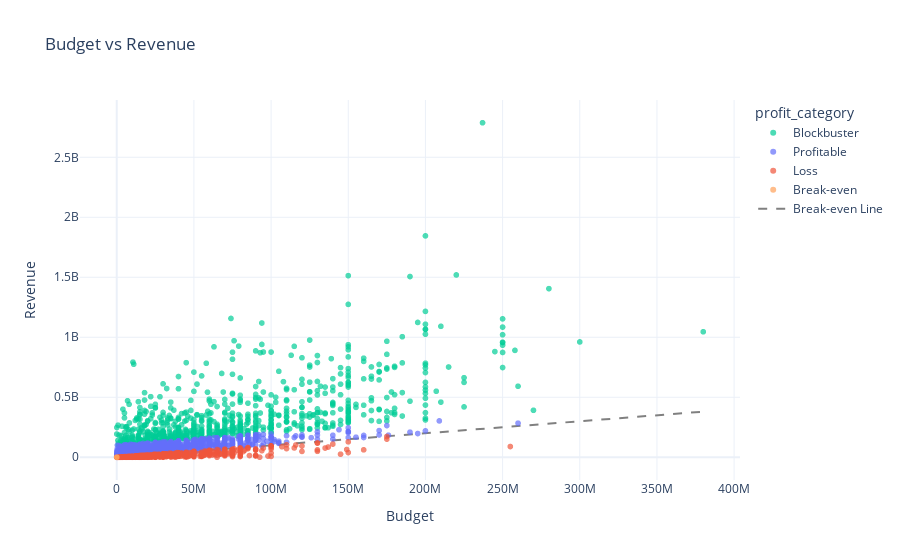

Source (notebook cell):
### Code cell
# Budget vs Revenue scatter plot
df_budget = df[(df['budget'] > 0) & (df['revenue'] > 0)].copy()

fig = px.scatter(df_budget, x='budget', y='revenue',
                 color='profit_category',
                 hover_data=['original_title', 'vote_average'],
                 title='Budget vs Revenue',
                 labels={'budget': 'Budget', 'revenue': 'Revenue'},
                 template='plotly_white',
                 opacity=0.7,
                 color_discrete_map={'Blockbuster': '#00CC96', 'Profitable': '#636EFA', 'Loss': '#EF553B', 'Break-even': '#FFA15A'})
fig.add_trace(go.Scatter(x=[0, df_budget['budget'].max()], 
                          y=[0, df_budget['budget'].max()],
                          mode='lines', name='Break-even Line',
                          line=dict(dash='dash', color='gray')))
fig.show()

### Figure 1 — Plotly figure (JSON) as saved in the notebook; plotly's stock layout.template omitted (floating-point values rounded to 4 significant figures; data arrays with more than 128 entries replaced by an {"elided": "..."} marker saying what was removed)
{"data": [{"customdata": {"elided": "786x2 mixed values"}, "hovertemplate": "profit_category=Blockbuster<br>Budget=%{x}<br>Revenue=%{y}<br>original_title=%{customdata[0]}<br>vote_average=%{customdata[1]}<extra></extra>", "legendgroup": "Blockbuster", "marker": {"color": "#00CC96", "opacity": 0.7, "symbol": "circle"}, "mode": "markers", "name": "Blockbuster", "showlegend": true, "type": "scattergl", "x": {"elided": "786 int values"}, "xaxis": "x", "y": {"elided": "786 int values"}, "yaxis": "y"}, {"customdata": {"elided": "1650x2 mixed values"}, "hovertemplate": "profit_category=Profitable<br>Budget=%{x}<br>Revenue=%{y}<br>original_title=%{customdata[0]}<br>vote_average=%{customdata[1]}<extra></extra>", "legendgroup": "Profitable", "marker": {"color": "#636EFA", "opacity": 0.7, "symbol": "circle"}, "mode": "markers", "name": "Profitable", "showlegend": true, "type": "scattergl", "x": {"elided": "1650 int values"}, "xaxis": "x", "y": {"elided": "1650 int values"}, "yaxis": "y"}, {"customdata": {"elided": "787x2 mixed values"}, "hovertemplate": "profit_category=Loss<br>Budget=%{x}<br>Revenue=%{y}<br>original_title=%{customdata[0]}<br>vote_average=%{customdata[1]}<extra></extra>", "legendgroup": "Loss", "marker": {"color": "#EF553B", "opacity": 0.7, "symbol": "circle"}, "mode": "markers", "name": "Loss", "showlegend": true, "type": "scattergl", "x": {"elided": "787 int values"}, "xaxis": "x", "y": {"elided": "787 int values"}, "yaxis": "y"}, {"customdata": [["F.I.S.T.", 6.4], ["Bran Nue Dae", 5.2]], "hovertemplate": "profit_category=Break-even<br>Budget=%{x}<br>Revenue=%{y}<br>original_title=%{customdata[0]}<br>vote_average=%{customdata[1]}<extra></extra>", "legendgroup": "Break-even", "marker": {"color": "#FFA15A", "opacity": 0.7, "symbol": "circle"}, "mode": "markers", "name": "Break-even", "showlegend": true, "type": "scattergl", "x": [11, 7], "xaxis": "x", "y": [11, 7], "yaxis": "y"}, {"line": {"color": "gray", "dash": "dash"}, "mode": "lines", "name": "Break-even Line", "type": "scatter", "x": [0, 380000000], "y": [0, 380000000]}], "layout": {"legend": {"title": {"text": "profit_category"}, "tracegroupgap": 0}, "title": {"text": "Budget vs Revenue"}, "xaxis": {"anchor": "y", "domain": [0, 1], "title": {"text": "Budget"}}, "yaxis": {"anchor": "x", "domain": [0, 1], "title": {"text": "Revenue"}}}}
